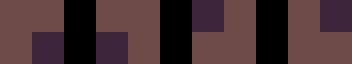

This game map was drawn from its Tiled (.tmx) file and the tilesets committed beside it. A one-line description and the full map source follow:
An orthogonal 11x2 tile map with 32x32 px tiles, 3 tile layers (regions, input_types, output_types).

<map version="1.2" tiledversion="2019.03.13" orientation="orthogonal" renderorder="right-down" width="11" height="2" tilewidth="32" tileheight="32" infinite="0" nextlayerid="50" nextobjectid="1">
 <tileset firstgid="1" source="../tileset.tsx" />
 <layer id="47" name="regions" width="11" height="2">
  <data encoding="csv">
79,70,0,70,79,0,80,70,0,70,80,
70,80,0,80,70,0,70,79,0,79,70
</data>
 </layer>
 <layer id="48" name="input_types" width="11" height="2">
  <data encoding="csv">
79,70,0,70,79,0,80,70,0,70,80,
70,80,0,80,70,0,70,79,0,79,70
</data>
 </layer>
 <layer id="49" name="output_types" width="11" height="2">
  <data encoding="csv">
70,70,0,70,70,0,0,70,0,70,0,
70,0,0,0,70,0,70,70,0,70,70
</data>
 </layer>
</map>
